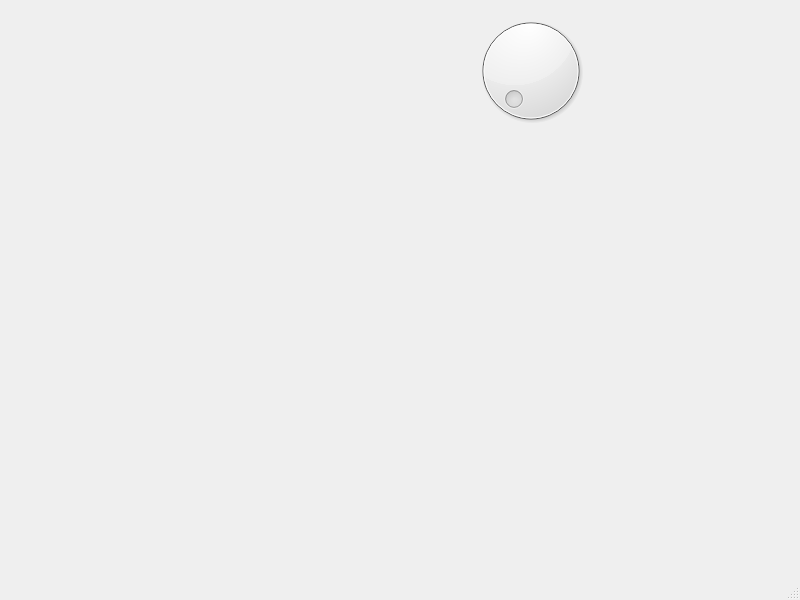
<?xml version="1.0" encoding="UTF-8"?>
<ui version="4.0">
 <class>MainWindow</class>
 <widget class="QMainWindow" name="MainWindow">
  <property name="geometry">
   <rect>
    <x>0</x>
    <y>0</y>
    <width>800</width>
    <height>600</height>
   </rect>
  </property>
  <property name="windowTitle">
   <string>MainWindow</string>
  </property>
  <widget class="QWidget" name="centralwidget">
   <widget class="QWidget" name="verticalLayoutWidget">
    <property name="geometry">
     <rect>
      <x>270</x>
      <y>10</y>
      <width>521</width>
      <height>121</height>
     </rect>
    </property>
    <layout class="QVBoxLayout" name="verticalLayout">
     <item>
      <widget class="QDial" name="dial">
       <property name="maximum">
        <number>255</number>
       </property>
       <property name="value">
        <number>0</number>
       </property>
      </widget>
     </item>
    </layout>
   </widget>
  </widget>
  <widget class="QMenuBar" name="menubar">
   <property name="geometry">
    <rect>
     <x>0</x>
     <y>0</y>
     <width>800</width>
     <height>24</height>
    </rect>
   </property>
  </widget>
  <widget class="QStatusBar" name="statusbar"/>
 </widget>
 <resources/>
 <connections/>
</ui>
